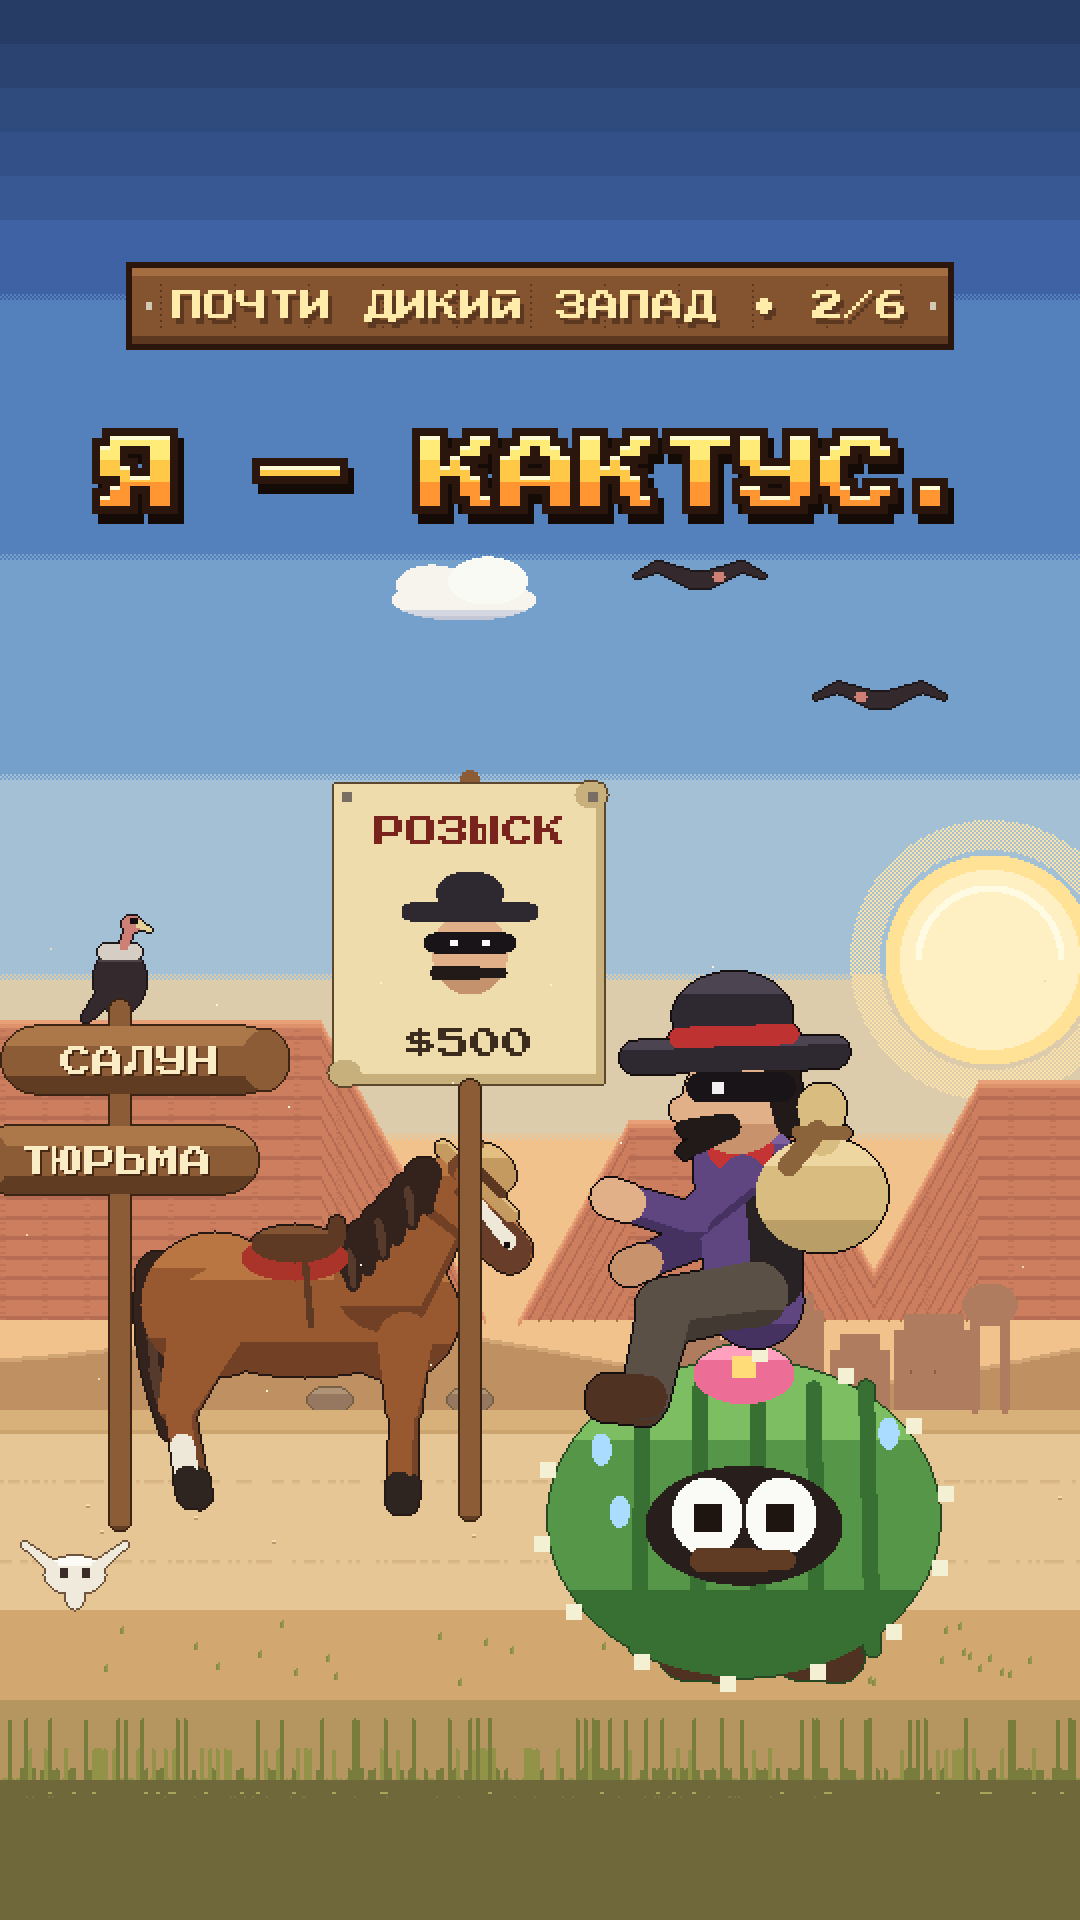

Write the Python code that produced this figure.
import sys, pathlib; sys.path.insert(0, str(pathlib.Path(__file__).resolve().parents[4] / 'engine'))
import paths as P
import numpy as np, math
from PIL import Image
import ep02 as E          # sets 216 grid first
import cover as C         # switches engine grid to 540x960 (K=5)
import scene as S
import hd

def render():
    hd.SUN = (99, 96)
    F = hd.background_hd(E.CAMX, 3.0)
    cam = E.ACam(0, 0, 0, 0, 5.0)
    E.draw_town(F, cam)
    L = S.Layer(cam); E.draw_vulture(L, 12, 101, 0, perched=True, facing=1)
    E.draw_vulture(L, 70, 58, 1.0); E.draw_vulture(L, 88, 70, 2.2, facing=-1)
    S.outline(L, (30, 24, 26)); S.comp(F, L)
    E.draw_signpost(F, cam)
    E.draw_poster(F, cam, board=True)
    L = S.Layer(cam); E.draw_skull(L, 7.5, 157.5); S.outline(L, (110, 84, 60)); S.comp(F, L)
    # Molniya "hidden" behind the thin post
    t = 22.0
    E.draw_molniya(F, cam, t)
    E.draw_poster(F, cam, post_front=True, board=False)
    E.draw_motes(F, cam, 3.0)
    # foreground: costume (eyes bulging) with Sam sitting on it, big
    fg = E.ACam(E.CACT[0], E.CACT[1], 372, 742, 11.5)
    E.draw_costume(F, fg, t, squash=1.0, eyes='bulge')
    E.draw_sam(F, fg, (E.SAM_X_SIT, E.CACT[1] - 8.4 * 0.95), True, 'sit', 1.0, 0.0, True)
    L = S.Layer(fg)  # sweat drops + little shock lines by the face window
    for (dx, dy) in ((-6.2, -1.5), (6.3, -2.2), (-5.4, 1.2)):
        S.ell(L, (E.CACT[0] + dx, E.CACT[1] + dy), 0.45, 0.7, (170, 220, 255))
    S.comp(F, L)
    for i, yy in enumerate(range(0, 110, 22)):
        F[yy:yy + 22] = (F[yy:yy + 22].astype(np.float32) * (0.62 + 0.07 * i)).astype(np.uint8)
    C.plank(F, 'ПОЧТИ ДИКИЙ ЗАПАД • 2/6', 134, 16)
    C.pixel_text(F, ['Я — КАКТУС.'], 210, 64, max_w=512, gap=10)
    img = Image.fromarray(F).resize((1080, 1920), Image.NEAREST)
    img.save(P.episode('ep02') / 'cover.png')

if __name__ == '__main__':
    render()
    Image.open(P.episode('ep02') / 'cover.png').resize((540, 960)).save(P.build('ep02', 'cover_prev.png'))
